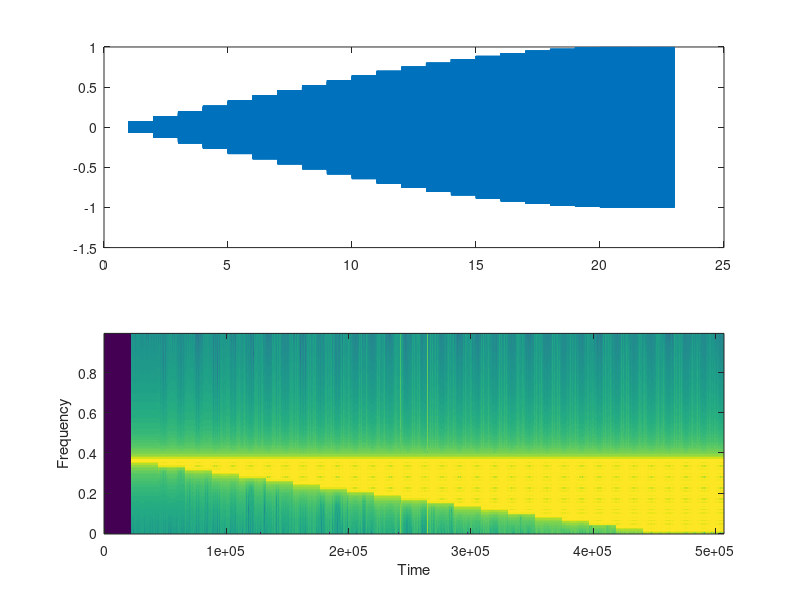

This figure's MATLAB source:
fs = 44100;
L = 20;
f0 = 400;
w0 = 2*pi*f0;

dur = L;
endNoteLength = 3;
t=1/fs:1/fs:dur+endNoteLength;
ampFactor = 1;

x = [zeros(fs*(L+endNoteLength),1)];
n=1;
for i=L:-1:1
    x = x + [zeros(fs*n,1); sin(w0*i*(1/fs:1/fs:(i-1)+endNoteLength))'];
    n=n+1;
end

x=x/max(x);
sound(x,fs)

figure(1)
subplot(211); plot(t,x);
subplot(212); specgram(x);

